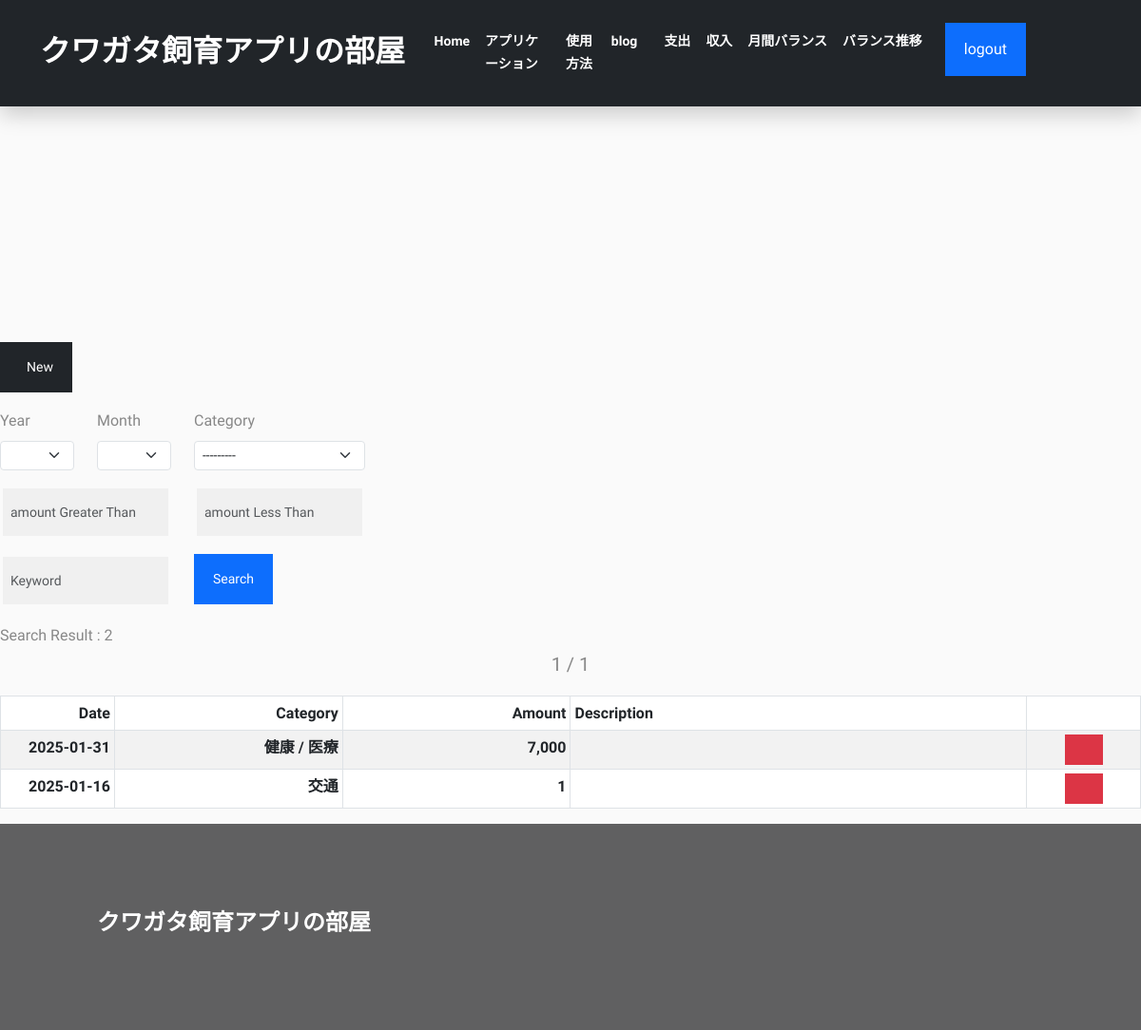
Page / (signed in) on the earlier database version.
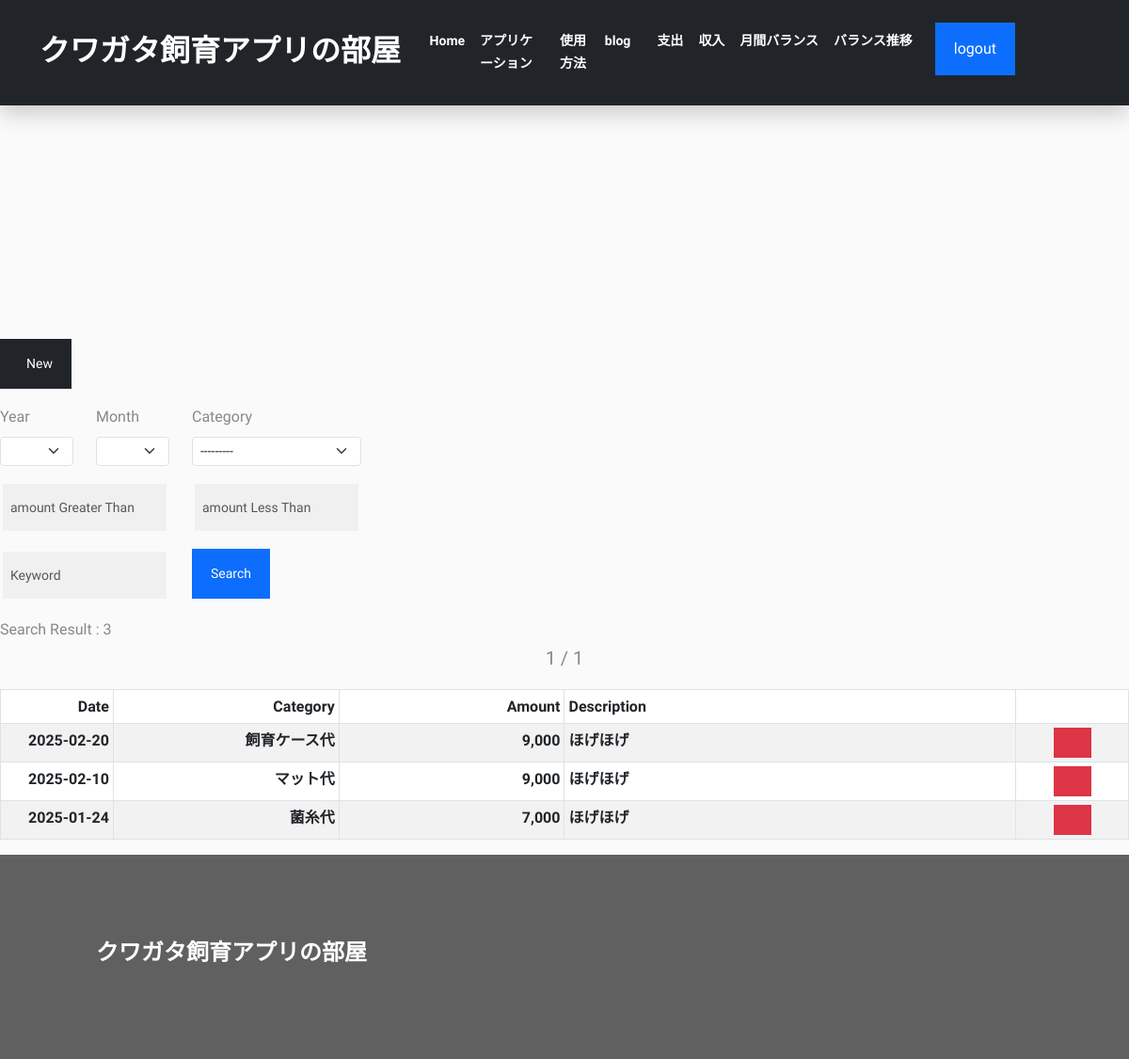
Same page on the later database version.
### kakeibo/models.py (models this page shows)
class Payment(models.Model):
    user = models.ForeignKey(User, on_delete=models.CASCADE)
    date = models.DateField('日付')
    amount = models.IntegerField('金額')
    category = models.ForeignKey(PaymentCategory, on_delete=models.PROTECT, verbose_name='カテゴリ')
    description = models.TextField('摘要', null=True, blank=True)

class PaymentCategory(models.Model):
    name = models.CharField('カテゴリ名', max_length=32)
    def __str__(self):
        return self.name

### kakeibo/views.py (the view, shortened to what this page needs)
# urls.py: path('', login_required(views.PaymentList.as_view()), name='payment_list'),
class PaymentList(LoginRequiredMixin,generic.ListView):
    template_name = 'payment_list.html'
    model = Payment
    ordering = '-date'
    paginate_by = 10
    def get_queryset(self):
        queryset = super().get_queryset().filter(user=self.request.user)
        self.form = form = PaymentSearchForm(self.request.GET or None)
        return queryset
    def get_context_data(self, **kwargs):
        context = super().get_context_data(**kwargs)
        context['search_form'] = self.form
        context['create_form'] = PaymentCreateForm
        context['action_url'] = '/payment_create/'
        return context

### kakeibo/my_context_processor.py (called while the page is built)
def common(request):
    now = datetime.now()
    return {"now_year": now.year,
            "now_month": now.month}

### templates/payment_list.html (shortened to what this page needs)
{% extends 'base.html' %}
{% load static %}
{% load humanize %}
{% block nav %}
                <div class="container">
                  <div class="collapse navbar-collapse" id="navbarNav">
                    <ul class="navbar-nav">
                      <li class="nav-item">
                        <a class="nav-link text-white" href="{% url 'kakeibo:payment_list'%}">支出</a>
                      </li>
                      <li class="nav-item">
                        <a class="nav-link text-white" href="{% url 'kakeibo:income_list'%}">
                          収入
                        </a>
                      </li>
                      <li class="nav-item">
                        <a class="nav-link text-white" href="{% url 'kakeibo:monthly_balance' now_year now_month%}">
                          月間バランス
                        </a>
                      </li>
                      <li class="nav-item">
                        <a class="nav-link text-white" href="{% url 'kakeibo:balance_transition' %}">
                          バランス推移
                        </a>
                      </li>
                      {% endblock %}
{% block content %}
<button type="button" class="mb-2 btn btn-sm btn-rounded btn-dark">
  <span class="ls-widest text-white"><a href="{% url 'kakeibo:payment_create' %}" class="text-white">New</a></span>
</button>
<link rel="stylesheet" href="{% static 'style1.css' %}">
{% include "payment_search_form.html" %}
<div class="mt-3"> Search Result : {{ page_obj.paginator.count|intcomma }}</div>
{% include "pagination.html" %}
{% include "payment_table.html" %}
{% endblock %}
{% block extrajs %}
{% include "cdn_datepicker.html" %}
{% endblock %}

### templates/payment_table.html (shortened to what this page needs)
{% load humanize %}
<div class="table-responsive">
  <table class="table table-sm table-striped table-bordered">
      {% include "thead.html" %}
    <tbody>
      {% for payment in payment_list %}
      <tr>
        <th class="text-end">{{ payment.date|date:'Y-m-d' }}</th>
        <th class="text-end">{{ payment.category }}</th>
        <th class="text-end">{{ payment.amount|intcomma}}</th>
        <th class="text-start">
          {% if payment.description %}
          {{ payment.description }}
          {% endif %}
        </th>
        <th class="text-center">
          <button type="button" class="btn btn-floating btn-danger delete-modal-button"
          data-mdb-toggle="modal"
          data-mdb-target="#itemDeleteModal"
          data-deleteurl="{% url 'kakeibo:payment_delete' payment.pk %}"
          data-date="{{ payment.date|date:'Y-m-d' }}"
          data-category="{{ payment.category }}"
          data-amount="{{ payment.amount }}"
          data-description="{{ payment.description }}"
          >
          </button>
        </th>
      </tr>
      {% endfor %}
    </tbody>
  </table>
</div>

Differences in the rows shown:
removed Payment: date "2025-01-31", category "健康 / 医療", amount "7,000"
removed Payment: date "2025-01-16", category "交通", amount "1"
added Payment: date "2025-02-20", category "飼育ケース代", amount "9,000", description "ほげほげ"
added Payment: date "2025-02-10", category "マット代", amount "9,000", description "ほげほげ"
added Payment: date "2025-01-24", category "菌糸代", amount "7,000", description "ほげほげ"
Other differences:
{{ page_obj.paginator.count|intcomma }}: "2" → "3"
